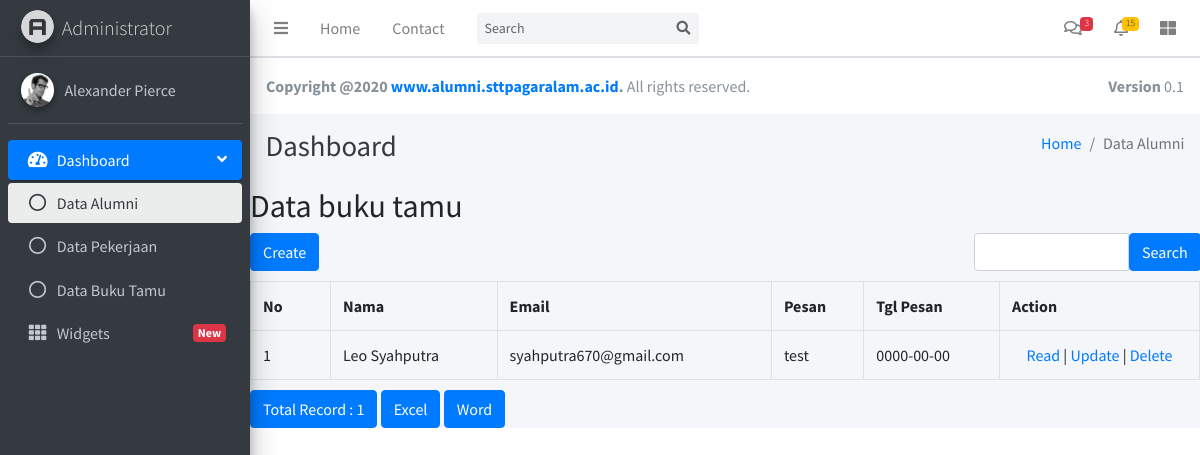
The page /index.php/b_tamu on the database its author committed.
### tables this page shows
CREATE TABLE IF NOT EXISTS `tb_buku_tamu` (
  `id` int(5) NOT NULL AUTO_INCREMENT,
  `nama` varchar(25) NOT NULL,
  `email` varchar(30) NOT NULL,
  `pesan` text NOT NULL,
  `tgl_pesan` date NOT NULL,
  PRIMARY KEY (`id`)
);

### application/controllers/B_tamu.php (called while the page is built, shortened)
<?php
class B_tamu extends CI_Controller
{
    function __construct()
    {
        $this->load->model('M_Tamu');
        $this->load->library('form_validation');
    }
    public function index()
    {
        $q = urldecode($this->input->get('q', TRUE));
        $start = intval($this->input->get('start'));
        if ($q <> '') {
            $config['base_url'] = base_url() . 'b_tamu/index.html?q=' . urlencode($q);
            $config['first_url'] = base_url() . 'b_tamu/index.html?q=' . urlencode($q);
        } else {
            $config['base_url'] = base_url() . 'b_tamu/index.html';
            $config['first_url'] = base_url() . 'b_tamu/index.html';
        }
        $config['per_page'] = 10;
        $config['page_query_string'] = TRUE;
        $config['total_rows'] = $this->M_Tamu->total_rows($q);
        $b_tamu = $this->M_Tamu->get_limit_data($config['per_page'], $start, $q);
        $this->load->library('pagination');
        $this->pagination->initialize($config);
        $data = array(
            'b_tamu_data' => $b_tamu,
            'q' => $q,
            'pagination' => $this->pagination->create_links(),
            'total_rows' => $config['total_rows'],
            'start' => $start,
        );
         $this->load->view('adminlte/header');
            $this->load->view('adminlte/navbar');
            $this->load->view('adminlte/sidebar');
            $this->load->view('adminlte/footer');
        $this->load->view('b_tamu/tb_buku_tamu_list', $data);
    }
}

### index.php (called while the page is built, shortened)
<?php
require_once BASEPATH.'core/CodeIgniter.php';

### application/config/config.php (called while the page is built, shortened)
<?php
$config['base_url'] = 'http://localhost/CI32020/';
$config['index_page'] = 'index.php';
$config['uri_protocol']	= 'REQUEST_URI';
$config['url_suffix'] = '';
$config['language']	= 'english';
$config['charset'] = 'UTF-8';
$config['enable_hooks'] = FALSE;
$config['subclass_prefix'] = 'MY_';
$config['composer_autoload'] = FALSE;
$config['permitted_uri_chars'] = 'a-z 0-9~%.:_\-';
$config['enable_query_strings'] = FALSE;
$config['controller_trigger'] = 'c';
$config['function_trigger'] = 'm';
$config['directory_trigger'] = 'd';
$config['allow_get_array'] = TRUE;
$config['log_threshold'] = 0;
$config['log_path'] = '';
$config['log_file_extension'] = '';
$config['log_file_permissions'] = 0644;
$config['log_date_format'] = 'Y-m-d H:i:s';
$config['error_views_path'] = '';
$config['cache_path'] = '';
$config['cache_query_string'] = FALSE;
$config['encryption_key'] = '';
$config['sess_driver'] = 'files';
$config['sess_cookie_name'] = 'ci_session';
$config['sess_expiration'] = 7200;
$config['sess_save_path'] = NULL;
$config['sess_match_ip'] = FALSE;
$config['sess_time_to_update'] = 300;
$config['sess_regenerate_destroy'] = FALSE;
$config['cookie_prefix']	= '';
$config['cookie_domain']	= '';
$config['cookie_path']		= '/';
$config['cookie_secure']	= FALSE;
$config['cookie_httponly'] 	= FALSE;
$config['standardize_newlines'] = FALSE;
$config['global_xss_filtering'] = FALSE;
$config['csrf_protection'] = FALSE;
$config['csrf_token_name'] = 'csrf_test_name';
$config['csrf_cookie_name'] = 'csrf_cookie_name';
$config['csrf_expire'] = 7200;
$config['csrf_regenerate'] = TRUE;
$config['csrf_exclude_uris'] = array();
$config['compress_output'] = FALSE;
$config['time_reference'] = 'local';
$config['rewrite_short_tags'] = FALSE;
$config['proxy_ips'] = '';

### application/models/M_Tamu.php (called while the page is built, shortened)
<?php
class M_Tamu extends CI_Model
{
    public $table = 'tb_buku_tamu';
    public $id = 'id';
    public $order = 'DESC';
    function total_rows($q = NULL) {
        $this->db->like('id', $q);
	$this->db->or_like('nama', $q);
	$this->db->or_like('email', $q);
	$this->db->or_like('pesan', $q);
	$this->db->or_like('tgl_pesan', $q);
	$this->db->from($this->table);
        return $this->db->count_all_results();
    }
    function get_limit_data($limit, $start = 0, $q = NULL) {
        $this->db->order_by($this->id, $this->order);
        $this->db->like('id', $q);
	$this->db->or_like('nama', $q);
	$this->db->or_like('email', $q);
	$this->db->or_like('pesan', $q);
	$this->db->or_like('tgl_pesan', $q);
	$this->db->limit($limit, $start);
        return $this->db->get($this->table)->result();
    }
}

### application/views/b_tamu/tb_buku_tamu_list.php (the view, shortened to what this page needs)
<div class="content-wrapper">
  <div class="content-header">
    <div class="container-fluid">
      <div class="row mb-2">
        <div class="col-sm-6">
          <h1 class="m-0 text-dark">Dashboard</h1>
        </div>
        <div class="col-sm-6">
          <ol class="breadcrumb float-sm-right">
            <li class="breadcrumb-item"><a href="#">Home</a></li>
            <li class="breadcrumb-item active">Data Alumni</li>
          </ol>
        </div>
      </div>
    </div>
  </div>
      <h2 style="margin-top:0px">Data buku tamu</h2>
      <div class="row" style="margin-bottom: 10px">
          <div class="col-md-4">
              <?php echo anchor(site_url('b_tamu/create'),'Create', 'class="btn btn-primary"'); ?>
          </div>
          <div class="col-md-4 text-center">
          </div>
          <div class="col-md-1 text-right">
          </div>
          <div class="col-md-3 text-right">
              <form action="<?php echo site_url('b_tamu/index'); ?>" class="form-inline" method="get">
                  <div class="input-group">
                      <input type="text" class="form-control" name="q" value="<?php echo $q; ?>">
                      <span class="input-group-btn">
                        <button class="btn btn-primary" type="submit">Search</button>
                      </span>
                  </div>
              </form>
          </div>
      </div>
      <table class="table table-bordered" style="margin-bottom: 10px">
          <tr>
              <th>No</th>
<th>Nama</th>
<th>Email</th>
<th>Pesan</th>
<th>Tgl Pesan</th>
<th>Action</th>
          </tr><?php
          foreach ($b_tamu_data as $b_tamu)
          {
              ?>
              <tr>
	<td width="80px"><?php echo ++$start ?></td>
	<td><?php echo $b_tamu->nama ?></td>
	<td><?php echo $b_tamu->email ?></td>
	<td><?php echo $b_tamu->pesan ?></td>
	<td><?php echo $b_tamu->tgl_pesan ?></td>
	<td style="text-align:center" width="200px">
		<?php
		echo anchor(site_url('b_tamu/read/'.$b_tamu->id),'Read');
		echo ' | ';
		echo anchor(site_url('b_tamu/update/'.$b_tamu->id),'Update');
		echo ' | ';
		echo anchor(site_url('b_tamu/delete/'.$b_tamu->id),'Delete','onclick="javasciprt: return confirm(\'Are You Sure ?\')"');
		?>
	</td>
</tr>
              <?php
          }
          ?>
      </table>
      <div class="row">
          <div class="col-md-6">
              <a href="#" class="btn btn-primary">Total Record : <?php echo $total_rows ?></a>
<?php echo anchor(site_url('b_tamu/excel'), 'Excel', 'class="btn btn-primary"'); ?>
<?php echo anchor(site_url('b_tamu/word'), 'Word', 'class="btn btn-primary"'); ?>
   </div>
          <div class="col-md-6 text-right">
          </div>
      </div>
  </div>

### rows shown on the page
tb_buku_tamu: nama "Leo Syahputra", email "syahputra670@gmail.com", pesan "test", tgl_pesan "0000-00-00", id "Read", id "Update", id "Delete"

### other values the page prints
anchor(site_url('b_tamu/create'),'Create', 'class="btn btn-primary"') "Create"
$total_rows "1"
anchor(site_url('b_tamu/excel'), 'Excel', 'class="btn btn-primary"') "Excel"
anchor(site_url('b_tamu/word'), 'Word', 'class="btn btn-primary"') "Word"
